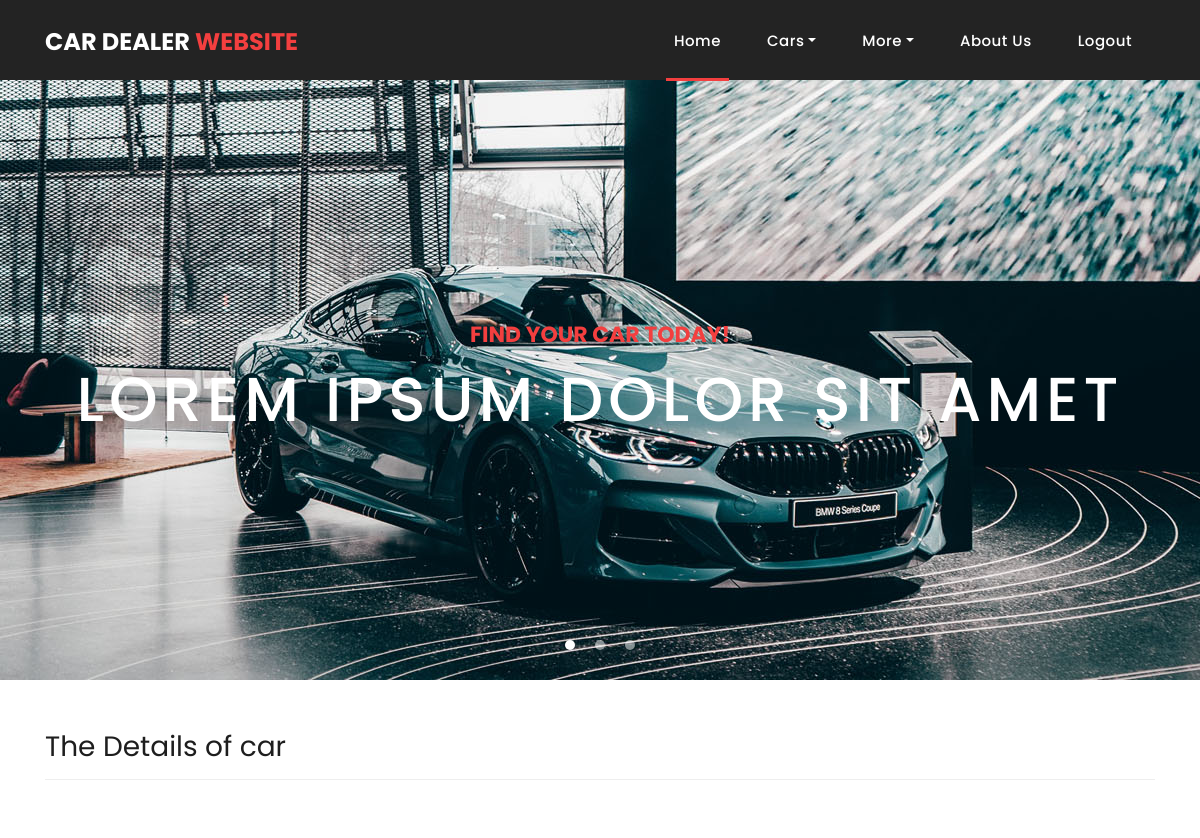
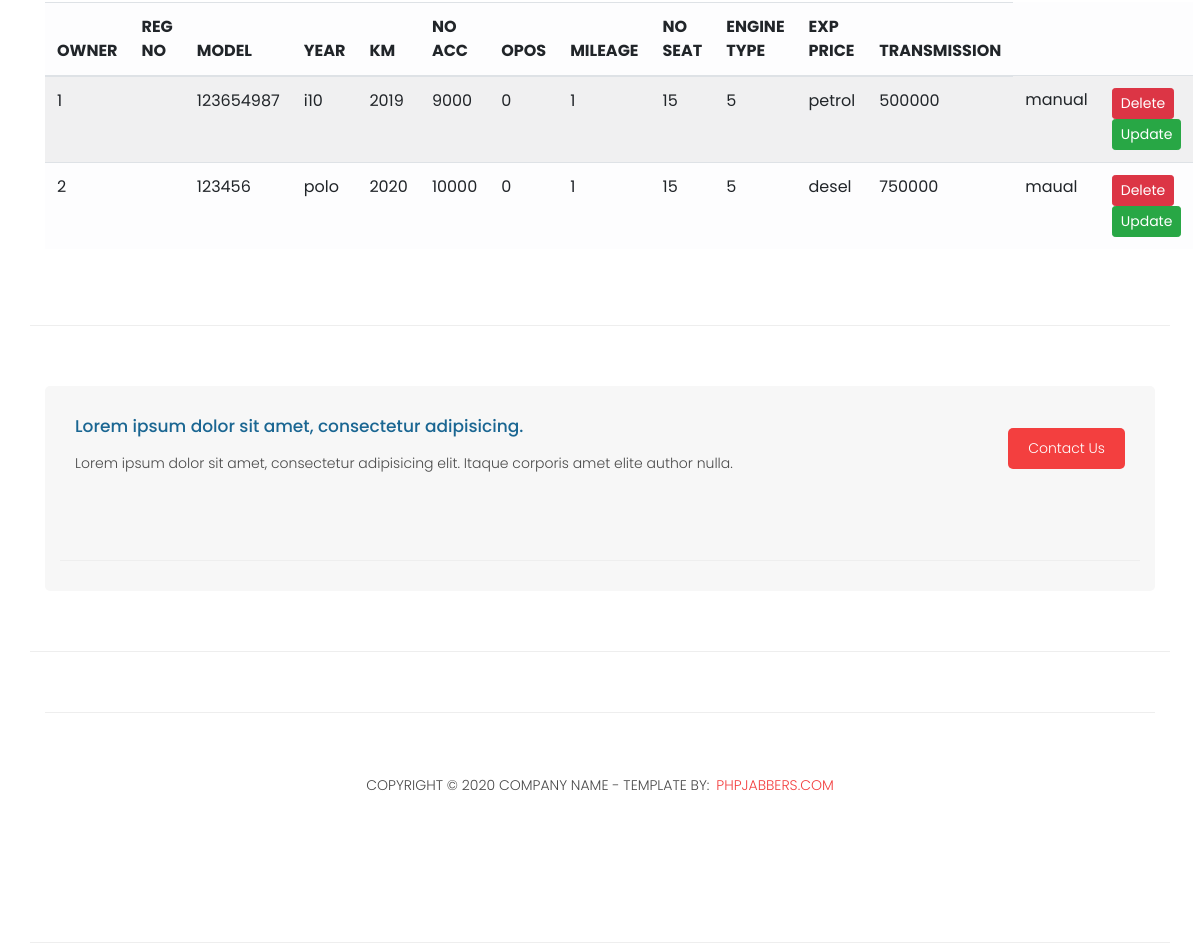
Screenshot of /alistcar/ with the database file from the repository (2 pictures, top to bottom).
### crmsapp/models.py (models this page shows, shortened)
class car(models.Model):
    username = models.CharField(max_length =50)
    regno = models.CharField(max_length =50)
    model = models.CharField(max_length =100)
    year = models.IntegerField()
    km = models.CharField(max_length =10)
    noacc = models.IntegerField()
    opos = models.IntegerField()
    mileage = models.IntegerField()
    noseat = models.IntegerField()
    enginetype = models.CharField(max_length =30)
    expprice = models.CharField(max_length =10)
    transmission = models.CharField(max_length =30)
    status = models.IntegerField()

### crmsapp/views.py (the view)
# urls.py: path('alistcar/',views.alistcar),
def alistcar(request):
    context ={}
    context["dataset"] = car.objects.raw("SELECT * FROM crmsapp_car")
    return render(request, "acarlist.html",context)

### crmsapp/templates/acarlist.html (shortened to what this page needs)
{% extends 'adminbase.html' %}
{% block body %}
{% load static %}
    <div class="banner header-text">
      <div class="owl-banner owl-carousel">
        <div class="banner-item-01">
          <div class="text-content">
            <h4>Find your car today!</h4>
            <h2>Lorem ipsum dolor sit amet</h2>
          </div>
        </div>
      </div>
    </div>
        <div class="best-features">
      <div class="container">
        <div class="row">
          <div class="col-md-12">
            <div class="section-heading">
              <h2>The Details of car</h2>
            </div>
          </div>
          <div class="col-md-6">
    <table class="table table-light table-striped table-hover">
                <thead>
                  <tr>
                    <th>OWNER</th>
                    <th>REG NO</th>
                    <th>MODEL</th>
                    <th>YEAR</th>
                    <th>KM</th>
                    <th>NO ACC</th>
                    <th>OPOS</th>
                    <th>MILEAGE</th>
                    <th>NO SEAT</th>
                    <th>ENGINE TYPE</th>
                    <th>EXP PRICE</th>
                    <th>TRANSMISSION</th>
                  </tr>
                </thead>
                <tbody>
                  {% for c in dataset  %}
                  <tr>
                    <td>{{forloop.counter}}</td>
                    <td>{{c.owner}}</td>
                    <td>{{c.regno}}</td>
                    <td>{{c.model}}</td>
                    <td>{{c.year}}</td>
                    <td>{{c.km}}</td>
                    <td>{{c.noacc}}</td>
                    <td>{{c.opos}}</td>
                    <td>{{c.mileage}}</td>
                    <td>{{c.noseat}}</td>
                    <td>{{c.enginetype}}</td>
                    <td>{{c.expprice}}</td>
                    <td>{{c.transmission}}</td>
                    <td>
                      <a href="/adelete_car/{{c.id}}" class="btn btn-danger btn-sm">Delete</a>
                      <a href="/aupdate_car/{{c.id}}" class="btn btn-success btn-sm">Update</a>
                    </td>
                  </tr>
                  {%endfor%}
                </tbody>
              </table>
        </div>
      </div>
    </div>
       <div class="call-to-action">
      <div class="container">
        <div class="row">
          <div class="col-md-12">
            <div class="inner-content">
              <div class="row">
                <div class="col-md-8">
                  <h4>Lorem ipsum dolor sit amet, consectetur adipisicing.</h4>
                  <p>Lorem ipsum dolor sit amet, consectetur adipisicing elit. Itaque corporis amet elite author nulla.</p>
                </div>
                <div class="col-lg-4 col-md-6 text-right">
                  <a href="contact.html" class="filled-button">Contact Us</a>
                </div>
              </div>
            </div>
          </div>
        </div>
      </div>
    </div>
{% endblock %}

### crmsapp/templates/adminbase.html (shortened to what this page needs)
<!DOCTYPE html>
<html lang="en">
  <head>
{% load static %}
    <link href="{% static 'vendor/bootstrap/css/bootstrap.min.css' %}" rel="stylesheet">
    <link rel="stylesheet" href="{% static 'assets/css/fontawesome.css' %}">
    <link rel="stylesheet" href="{% static 'assets/css/style.css' %}">
    <link rel="stylesheet" href="{% static 'assets/css/owl.css' %}">
  </head>
  <body>
    <header class="">
      <nav class="navbar navbar-expand-lg">
        <div class="container">
          <a class="navbar-brand" href="index.html"><h2>Car Dealer <em>Website</em></h2></a>
          <div class="collapse navbar-collapse" id="navbarResponsive">
            <ul class="navbar-nav ml-auto">
                <li class="nav-item active">
                    <a class="nav-link" href="index.html">Home
                    </a>
                </li>
                <li class="nav-item dropdown">
                    <a class="nav-link dropdown-toggle" data-toggle="dropdown" href="#" role="button" aria-haspopup="true" aria-expanded="false">Cars</a>
                </li>
                <li class="nav-item dropdown">
                    <a class="nav-link dropdown-toggle" data-toggle="dropdown" href="#" role="button" aria-haspopup="true" aria-expanded="false">More</a>
                </li>
                <li class="nav-item"><a class="nav-link" href="about-us.html">About Us</a></li>
                <li class="nav-item"><a class="nav-link" href="http://127.0.0.1:8000/index">Logout</a></li>
            </ul>
          </div>
        </div>
      </nav>
    </header>
 {% block body %}
 {% endblock %}
<footer>
      <div class="container">
        <div class="row">
          <div class="col-md-12">
            <div class="inner-content">
              <p>Copyright © 2020 Company Name - Template by: <a href="https://www.phpjabbers.com/">PHPJabbers.com</a></p>
            </div>
          </div>
        </div>
      </div>
    </footer>
  </body>
</html>

### crmsapp/static/assets/css/style.css (style rules this page uses)
body { font-family: 'Poppins', sans-serif; overflow-x: hidden; text-rendering: optimizeLegibility; -webkit-font-smoothing: antialiased; -moz-osx-font-smoothing: grayscale; }
p { margin-bottom: 0px; font-size: 14px; font-weight: 300; color: #4a4a4a; line-height: 24px; }
a { text-decoration: none!important; }
ul { padding: 0; margin: 0; list-style: none; }
h1,h2,h3,h4,h5,h6 { margin: 0px; }
a.filled-button { background-color: #f33f3f; color: #fff; font-size: 14px; text-transform: capitalize; font-weight: 300; padding: 10px 20px; border-radius: 5px; display: inline-block; transition: all 0.3s; }
.section-heading { text-align: left; margin-bottom: 60px; border-bottom: 1px solid #eee; }
.section-heading h2 { font-size: 28px; font-weight: 400; color: #1e1e1e; margin-bottom: 15px; }
header { position: absolute; z-index: 99999; width: 100%; height: 80px; background-color: #232323; -webkit-transition: all 0.3s ease-in-out 0s; -moz-transition: all 0.3s ease-in-out 0s; -o-transition: all 0.3s ease-in-out 0s; transition: all 0.3s ease-in-out 0s; }
header .navbar { padding: 17px 0px; }
.navbar .navbar-brand { float: left; margin-top: -12px; outline: none; }
.navbar .navbar-brand h2 { color: #fff; text-transform: uppercase; font-size: 24px; font-weight: 700; -webkit-transition: all .3s ease 0s; -moz-transition: all .3s ease 0s; -o-transition: all .3s ease 0s; transition: all .3s ease 0s; }
.navbar .navbar-brand h2 em { font-style: normal; color: #f33f3f; }
#navbarResponsive { z-index: 999; }
.navbar-collapse { text-align: center; }
.navbar .navbar-nav .nav-item { margin: 0px 15px; }
.navbar .navbar-nav a.nav-link { text-transform: capitalize; font-size: 15px; font-weight: 500; letter-spacing: 0.5px; color: #fff; transition: all 0.5s; margin-top: 5px; }
.navbar .navbar-nav .nav-link:hover, .navbar .navbar-nav .active>.nav-link, .navbar .navbar-nav .nav-link.active, .navbar .navbar-nav .nav-link.show, .navbar .navbar-nav .show>.nav-link { color: #fff; padding-bottom: 25px; border-bottom: 3px solid #f33f3f; }
.banner { position: relative; text-align: center; padding-top: 80px; }
.banner-item-01 { padding: 300px 0px; background-image: url(../images/slider-image-1-1920x600.jpg); background-size: cover; background-repeat: no-repeat; background-position: center center; }
.banner .text-content { position: absolute; top: 50%; transform: translateY(-50%); text-align: center; width: 100%; }
.banner .text-content h4 { color: #f33f3f; font-size: 22px; text-transform: uppercase; font-weight: 700; margin-bottom: 15px; }
.banner .text-content h2 { color: #fff; font-size: 62px; text-transform: uppercase; letter-spacing: 5px; }
.best-features { margin-top: 50px; }
.best-features .container .row { border-bottom: 1px solid #eee; padding-bottom: 60px; }
.best-features h4 { font-size: 17px; color: #1a6692; margin-bottom: 20px; }
.best-features p { margin-bottom: 25px; }
.best-features .filled-button { margin-top: 20px; }
.call-to-action .inner-content { margin-top: 60px; padding: 30px; background-color: #f7f7f7; border-radius: 5px; }
.call-to-action .inner-content h4 { font-size: 17px; color: #1a6692; margin-bottom: 15px; }
.call-to-action .inner-content .filled-button { margin-top: 12px; }
footer { text-align: center; }
footer .inner-content { border-top: 1px solid #eee; margin-top: 60px; padding: 60px 0px; }
footer .inner-content p { text-transform: uppercase; }
footer .inner-content p a { color: #f33f3f; margin-left: 3px; }

### rows the page displays
car: regno "123654987", model "i10", year "2019", km "9000", noacc "0", opos "1", mileage "15", noseat "5", enginetype "petrol", expprice "500000", transmission "manual"
car: regno "123456", model "polo", year "2020", km "10000", noacc "0", opos "1", mileage "15", noseat "5", enginetype "desel", expprice "750000", transmission "maual"
